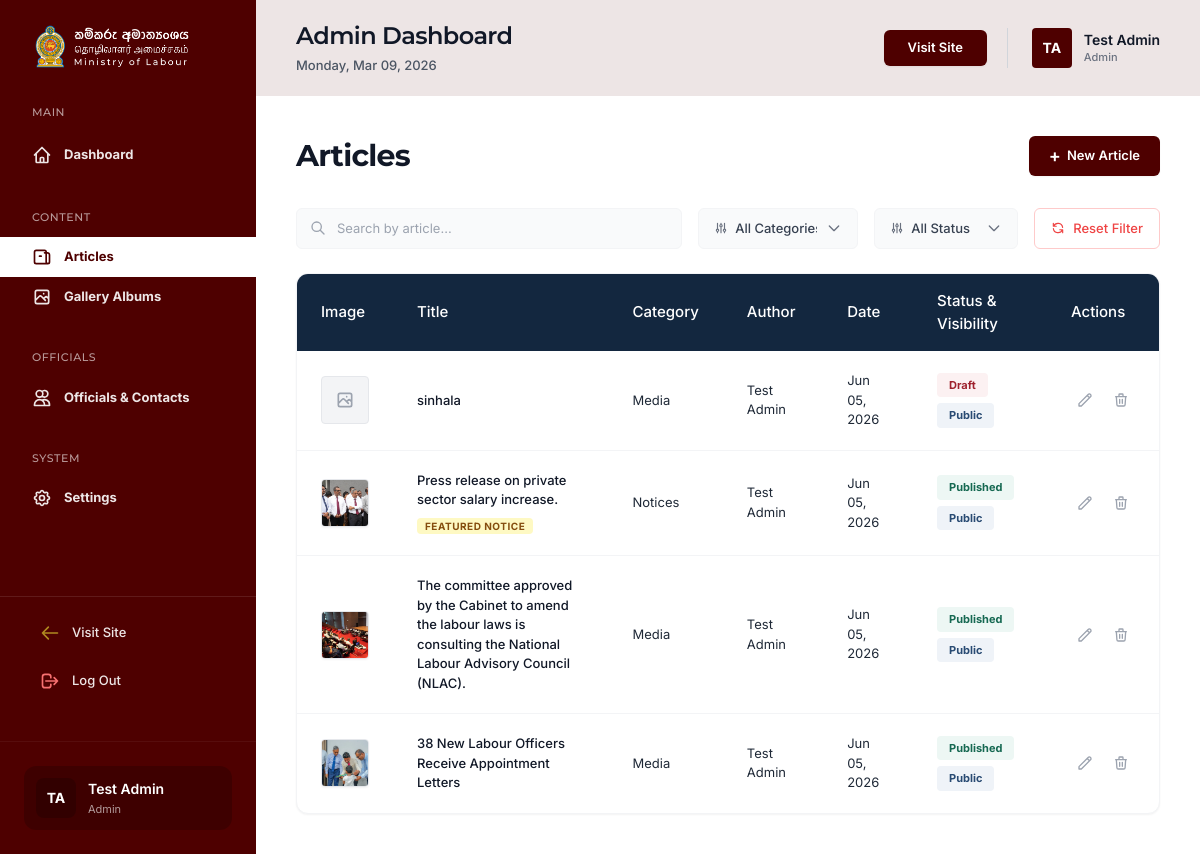
The page /admin/articles.php (signed in) on the database as committed earlier.
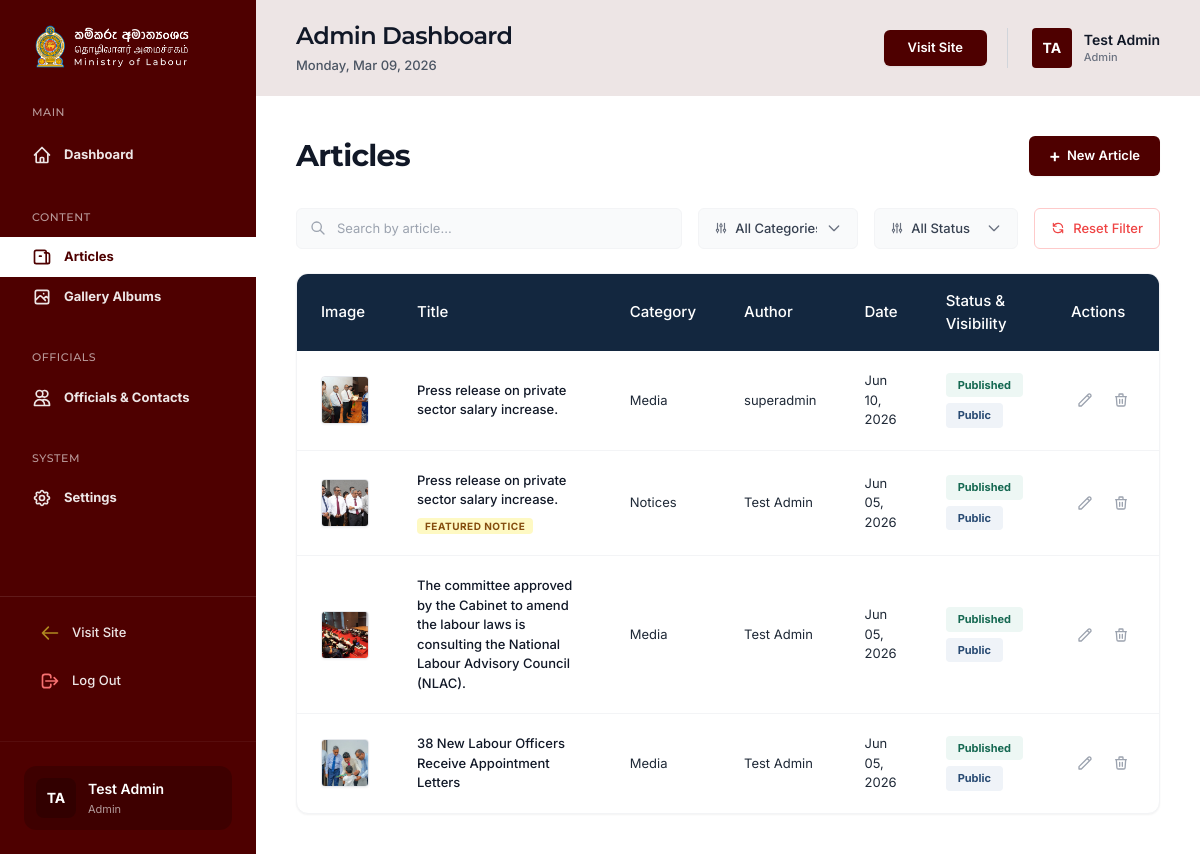
The same page on the database as committed later.
### tables this page shows
CREATE TABLE `articles` (
  `id` int(11) NOT NULL AUTO_INCREMENT,
  `title` varchar(255) NOT NULL,
  `title_si` varchar(255) DEFAULT NULL,
  `title_ta` varchar(255) DEFAULT NULL,
  `category` varchar(50) NOT NULL,
  `publish_date` date DEFAULT NULL,
  `content` longtext NOT NULL,
  `content_si` longtext DEFAULT NULL,
  `content_ta` longtext DEFAULT NULL,
  `cover_image` varchar(255) DEFAULT NULL,
  `tags` varchar(255) DEFAULT NULL,
  `language` varchar(20) NOT NULL DEFAULT 'english',
  `visibility` enum('public','private','hidden') NOT NULL DEFAULT 'public',
  `is_featured` tinyint(1) NOT NULL DEFAULT 0,
  `is_special_notice` tinyint(1) NOT NULL DEFAULT 0,
  `status` enum('Draft','Published') NOT NULL DEFAULT 'Draft',
  `author_id` int(11) DEFAULT NULL,
  `created_at` timestamp NULL DEFAULT current_timestamp(),
  `updated_at` timestamp NULL DEFAULT current_timestamp() ON UPDATE current_timestamp(),
  PRIMARY KEY (`id`),
  KEY `author_id` (`author_id`),
  CONSTRAINT `articles_ibfk_1` FOREIGN KEY (`author_id`) REFERENCES `admins` (`id`) ON DELETE SET NULL
);

### admin/includes/auth.php (called while the page is built, shortened)
<?php
function generateCsrfToken() {
    return $_SESSION['csrf_token'];
}
?>

### admin/articles.php (the view, shortened to what the changed rows need)
<?php
require_once 'includes/db.php';
require_once 'includes/auth.php';
$stmt = $pdo->query("SELECT n.*, a.name as author_name FROM articles n LEFT JOIN admins a ON n.author_id = a.id ORDER BY n.created_at DESC");
$newsList = $stmt->fetchAll();
include 'includes/header.php';
?>
<div class="flex-1 flex flex-col min-w-0 bg-white relative z-10">
    <?php include 'includes/topbar.php'; ?>
    <main class="flex-1 overflow-x-hidden overflow-y-auto p-4 md:p-10">
        <div class="flex justify-between items-center mb-8">
            <h2 class="text-3xl font-bold font-montserrat text-gray-900">Articles</h2>
        </div>
        <div class="bg-white rounded-xl border border-gray-100 shadow-sm overflow-hidden overflow-x-auto">
            <table class="js-filterable-table w-full text-left border-collapse">
                <thead>
                    <tr class="bg-[#13273F] text-white">
                        <th class="py-4 px-6 font-medium text-[15px] w-16">Image</th>
                        <th class="py-4 px-6 font-medium text-[15px]">Title</th>
                        <th class="py-4 px-6 font-medium text-[15px]">Category</th>
                        <th class="py-4 px-6 font-medium text-[15px]">Author</th>
                        <th class="py-4 px-6 font-medium text-[15px]">Date</th>
                        <th class="py-4 px-6 font-medium text-[15px]">Status & Visibility</th>
                        <th class="py-4 px-6 font-medium text-[15px]">Actions</th>
                    </tr>
                </thead>
                <tbody class="divide-y divide-gray-100 text-[13px]">
                    <?php if (empty($newsList)): ?>
                    <tr>
                        <td colspan="7" class="py-16 px-6">
                            <div class="flex flex-col items-center justify-center text-center">
                                <div class="w-16 h-16 bg-gray-50 rounded-full flex items-center justify-center mb-4 border border-gray-100">
                                    <svg class="w-8 h-8 text-gray-400" fill="none" stroke="currentColor" viewBox="0 0 24 24"><path stroke-linecap="round" stroke-linejoin="round" stroke-width="1.5" d="M19 20H5a2 2 0 01-2-2V6a2 2 0 012-2h10a2 2 0 012 2v1m2 13a2 2 0 01-2-2V7m2 13a2 2 0 002-2V9.5a2.5 2.5 0 00-2.5-2.5H15M9 11h2"></path></svg>
                                </div>
                                <p class="text-[14px] font-semibold text-gray-900 mb-1">No articles found</p>
                                <p class="text-[13px] text-gray-500">There are no articles matching your criteria.</p>
                            </div>
                        </td>
                    </tr>
                    <?php else: ?>
                    <?php foreach ($newsList as $news): ?>
                    <tr class="hover:bg-gray-50 transition-colors cursor-pointer" onclick="showPreviewModal(<?= $news['id'] ?>, '<?= htmlspecialchars(addslashes($news['title'])) ?>', 'new-article?id=<?= $news['id'] ?>', 'articles?delete=<?= $news['id'] ?>&csrf_token=<?= generateCsrfToken() ?>')">
                        <td class="py-5 px-6">
                            <?php if(!empty($news['cover_image']) && file_exists($news['cover_image'])): ?>
                                <a data-fslightbox="gallery" href="<?= htmlspecialchars($news['cover_image']) ?>" class="block rounded border border-gray-200 shadow-sm overflow-hidden w-12 h-12 cursor-pointer group" onclick="event.stopPropagation();">
                                    <img loading="lazy" src="<?= htmlspecialchars($news['cover_image']) ?>" class="w-full h-full object-cover group-hover:scale-110 transition-transform duration-300">
                                </a>
                            <?php else: ?>
                                <div class="w-12 h-12 rounded bg-gray-100 flex items-center justify-center border border-gray-200">
                                </div>
                            <?php endif; ?>
                        </td>
                        <td class="py-5 px-6 font-medium text-gray-900 w-1/4">
                            <span class="text-left hover:text-[#4E0000] transition-colors focus:outline-none">
                                <?= htmlspecialchars($news['title']) ?>
                            </span>
                            <?php if ($news['is_featured']): ?>
                                <div class="mt-1.5"><span class="px-2 py-0.5 rounded bg-yellow-100 text-yellow-800 text-[10px] font-bold uppercase tracking-wider">Featured Notice</span></div>
                            <?php endif; ?>
                        </td>
                        <td class="py-5 px-6 text-gray-800"><?= htmlspecialchars($news['category']) ?></td>
                        <td class="py-5 px-6 text-gray-800"><?= htmlspecialchars($news['author_name'] ?? 'Unknown') ?></td>
                        <td class="py-5 px-6 text-gray-800"><?= date('M d, Y', strtotime($news['created_at'])) ?></td>
                        <td class="py-5 px-6">
                            <div class="flex flex-col gap-1.5 items-start">
                                <?php if ($news['status'] === 'Published'): ?>
                                <span class="px-3 py-1 rounded bg-[#EDF7F4] text-[#166952] text-[11px] font-bold">Published</span>
                                <?php else: ?>
                                <span class="px-3 py-1 rounded bg-[#FCF1F2] text-[#9E212D] text-[11px] font-bold">Draft</span>
                                <?php endif; ?>
                                <span class="px-3 py-1 rounded <?= strtolower($news['visibility']) === 'public' ? 'bg-[#EFF3F8] text-[#294B73]' : 'bg-[#F4F4F5] text-[#45454E]' ?> text-[11px] font-bold">
                                    <?= htmlspecialchars(ucfirst($news['visibility'] ?? 'Public')) ?>
                                </span>
                            </div>
                        </td>
                        <td class="py-5 px-6">
                            <div class="flex items-center space-x-2">
                                <a href="new-article?id=<?= $news['id'] ?>" onclick="event.stopPropagation();" class="js-edit-row p-1.5 text-gray-400 hover:text-[#4E0000] transition-colors" title="Edit">
                                    <svg class="w-4 h-4" fill="none" stroke="currentColor" viewBox="0 0 24 24"><path stroke-linecap="round" stroke-linejoin="round" stroke-width="2" d="M15.232 5.232l3.536 3.536m-2.036-5.036a2.5 2.5 0 113.536 3.536L6.5 21.036H3v-3.572L16.732 3.732z"></path></svg>
                                </a>
                                <a href="articles?delete=<?= $news['id'] ?>&csrf_token=<?= generateCsrfToken() ?>" onclick="event.stopPropagation(); return confirm('Are you sure you want to delete this article?');" class="p-1.5 text-gray-400 hover:text-red-500 transition-colors" title="Delete">
                                    <svg class="w-4 h-4" fill="none" stroke="currentColor" viewBox="0 0 24 24"><path stroke-linecap="round" stroke-linejoin="round" stroke-width="2" d="M19 7l-.867 12.142A2 2 0 0116.138 21H7.862a2 2 0 01-1.995-1.858L5 7m5 4v6m4-6v6m1-10V4a1 1 0 00-1-1h-4a1 1 0 00-1 1v3M4 7h16"></path></svg>
                                </a>
                            </div>
                        </td>
                    </tr>
                    <?php endforeach; ?>
                    <?php endif; ?>
                </tbody>
            </table>
        </div>
    </main>
</div>
<?php include 'includes/footer.php'; ?>

Rows that differ between the two databases and show on the page:
removed articles: title "sinhala", category "Media", author.name "Test Admin", created_at "Jun 05, 2026", status "Draft", visibility "Public"
added articles: cover_image (picture), title "Press release on private sector salary increase.", category "Media", author.name "superadmin", created_at "Jun 10, 2026", status "Published", visibility "Public"
